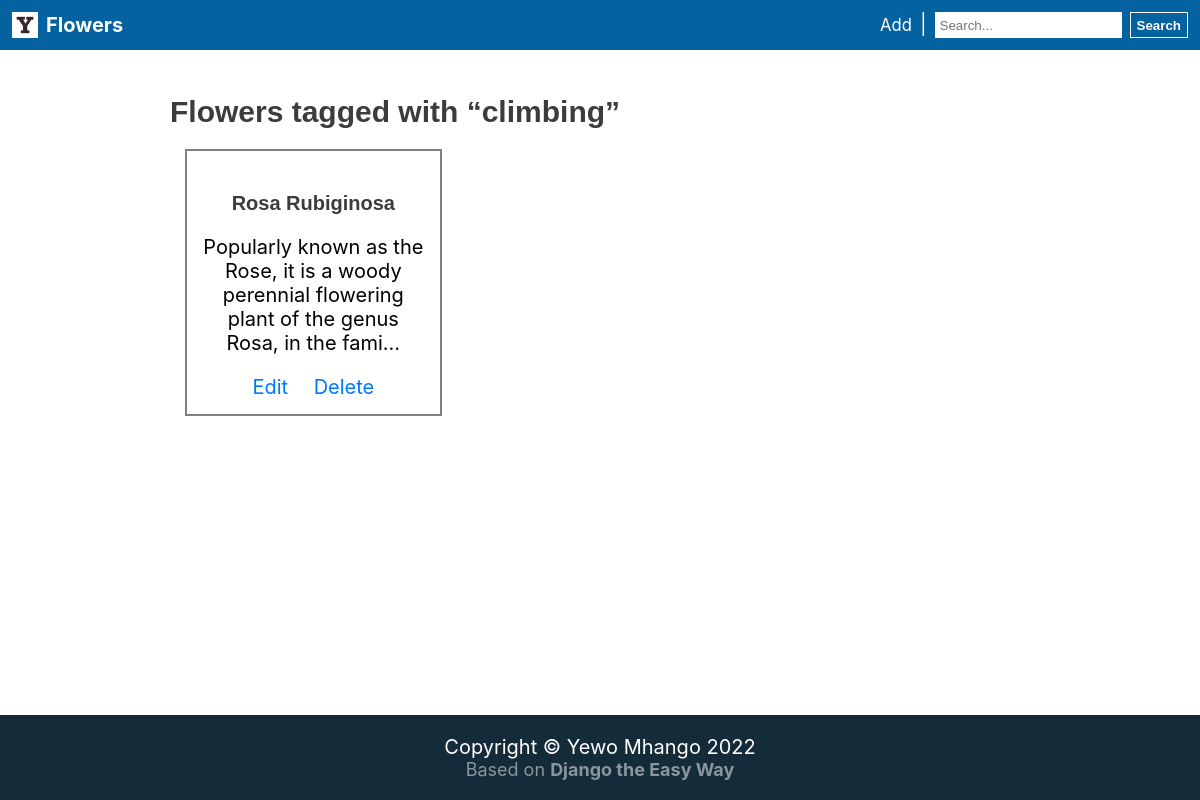
Page /tags/climbing/ on the committed database.
### myapp/models.py (models this page shows, shortened)
class Flower(models.Model):
    title = models.CharField(max_length=255, default='')
    description = models.TextField(default='')
    slug = models.SlugField(blank=True, default='')
    category = models.ForeignKey(Category, null=True, on_delete=models.PROTECT)
    tags = models.ManyToManyField(Tag)

### myapp/views.py (the view)
# urls.py: path('tags/<slug:slug>/', myapp_views.tags, name='tags'),
def tags(request: HttpRequest, slug=None):
    flowers = Flower.objects.filter(tags__slug=slug)
    return render(request, 'myapp/index.html', {'flowers': flowers, 'page_title': 'Flowers tagged with “' + slug + '”'})

### myapp/templates/myapp/index.html (shortened to what this page needs)
{% extends 'base/base.html' %} {% block content %}
<h2>{{ page_title }}</h2>
<div class="cards-container">
  {% for flower in flowers %}
  <div class="url-card" onclick="location=`{% url 'detail' flower.slug %}`">
    <h4 class="card-tile">{{ flower.title }}</h4>
    <p class="card-text">{{ flower.description | truncatechars:100 }}</p>
    <a href="{% url 'edit' pk=flower.pk %}" class="card-link">Edit</a>
    <a href="{% url 'delete' pk=flower.pk %}" class="card-link">Delete</a>
  </div>
  {% endfor %}
</div>
 {% endblock %}

### base/static/base/css/site.css (style rules this page uses)
* { box-sizing: border-box; transition: all 0.25s ease; }
h1, h2, h3, h4, h5, h6 { color: rgb(60, 60, 60); margin-bottom: 5px; font-family: Montserrat, sans-serif; }
body { font-family: -apple-system, BlinkMacSystemFont, "Segoe UI", Roboto, Oxygen, Cantarell, "Open Sans", "Helvetica Neue", Tahoma, Geneva, Verdana, sans-serif; font-size: 20px; min-height: 100vh; display: flex; flex-direction: column; justify-content: space-between; margin: 0; }
.url-card { text-align: center; border: 2px grey solid; padding: 15px; margin: 15px; cursor: pointer; }
a { color: rgb(0, 119, 255); text-decoration: none; }
.card-link { display: inline-block; margin-left: 10px; margin-right: 10px; }
.cards-container { display: grid; --columns: 1; grid-template-columns: repeat(var(--columns), 1fr); }
@media screen and (min-width: 700px) { .cards-container { --columns: 2; } }
@media screen and (min-width: 1200px) { .cards-container { --columns: 3; } }

### rows in the picture
Flower: title "Rosa Rubiginosa", description "Popularly known as the Rose, it is a woody perennial flowering plant of the genus Rosa, in the fami…"

### other values in the picture
{{ page_title }} "Flowers tagged with “climbing”"
